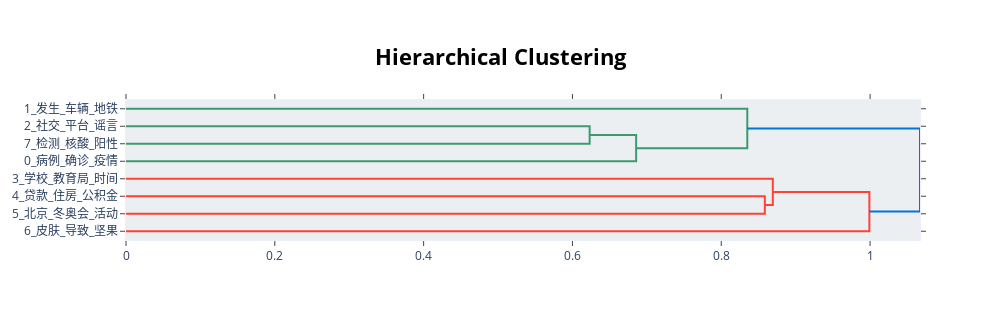

Notebook code for this chart:
### Code cell
topic_model.visualize_hierarchy()

### Figure 1 — Plotly figure (JSON) as saved in the notebook; plotly's stock layout.template omitted (floating-point values rounded to 4 significant figures)
{"data": [{"hoverinfo": "text", "marker": {"color": "rgb(61,153,112)"}, "mode": "lines", "type": "scatter", "x": [0, 0.6231, 0.6231, 0], "xaxis": "x", "y": [-15, -15, -25, -25], "yaxis": "y"}, {"hoverinfo": "text", "marker": {"color": "rgb(61,153,112)"}, "mode": "lines", "type": "scatter", "x": [0.6231, 0.6856, 0.6856, 0], "xaxis": "x", "y": [-20, -20, -35, -35], "yaxis": "y"}, {"hoverinfo": "text", "marker": {"color": "rgb(61,153,112)"}, "mode": "lines", "type": "scatter", "x": [0, 0.835, 0.835, 0.6856], "xaxis": "x", "y": [-5, -5, -27.5, -27.5], "yaxis": "y"}, {"hoverinfo": "text", "marker": {"color": "rgb(255,65,54)"}, "mode": "lines", "type": "scatter", "x": [0, 0.8585, 0.8585, 0], "xaxis": "x", "y": [-55, -55, -65, -65], "yaxis": "y"}, {"hoverinfo": "text", "marker": {"color": "rgb(255,65,54)"}, "mode": "lines", "type": "scatter", "x": [0, 0.8693, 0.8693, 0.8585], "xaxis": "x", "y": [-45, -45, -60, -60], "yaxis": "y"}, {"hoverinfo": "text", "marker": {"color": "rgb(255,65,54)"}, "mode": "lines", "type": "scatter", "x": [0.8693, 0.9991, 0.9991, 0], "xaxis": "x", "y": [-52.5, -52.5, -75, -75], "yaxis": "y"}, {"hoverinfo": "text", "marker": {"color": "rgb(0,116,217)"}, "mode": "lines", "type": "scatter", "x": [0.835, 1.067, 1.067, 0.9991], "xaxis": "x", "y": [-16.25, -16.25, -63.75, -63.75], "yaxis": "y"}], "layout": {"autosize": false, "height": 320, "hoverlabel": {"bgcolor": "white", "font": {"family": "Rockwell", "size": 16}}, "hovermode": "closest", "plot_bgcolor": "#ECEFF1", "showlegend": false, "title": {"font": {"color": "Black", "size": 22}, "text": "<b>Hierarchical Clustering</b>", "x": 0.5, "xanchor": "center", "yanchor": "top"}, "width": 1000, "xaxis": {"mirror": "allticks", "rangemode": "tozero", "showgrid": false, "showline": true, "showticklabels": true, "ticks": "outside", "type": "linear", "zeroline": false}, "yaxis": {"mirror": "allticks", "range": [-80, 0], "rangemode": "tozero", "showgrid": false, "showline": true, "showticklabels": true, "tickmode": "array", "ticks": "outside", "ticktext": ["1_发生_车辆_地铁", "2_社交_平台_谣言", "7_检测_核酸_阳性", "0_病例_确诊_疫情", "3_学校_教育局_时间", "4_贷款_住房_公积金", "5_北京_冬奥会_活动", "6_皮肤_导致_坚果"], "tickvals": [-5, -15, -25, -35, -45, -55, -65, -75], "type": "linear", "zeroline": false}}}
